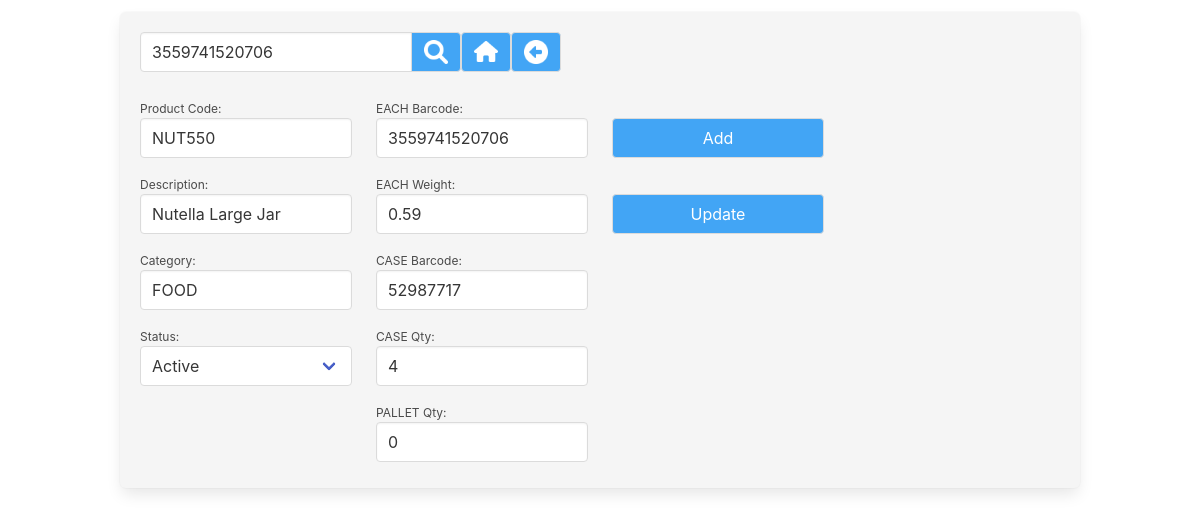
Screenshot of /gv_mgr_products.php?product=3559741520706 (signed in) with the database file from the repository.
### tables this page shows
CREATE TABLE "geb_product" (
	"prod_pkey"	INTEGER PRIMARY KEY AUTOINCREMENT,
	"prod_code"	TEXT,
	"prod_desc"	TEXT,
	"prod_category"	TEXT,
	"prod_each_barcode"	TEXT,
	"prod_each_weight"	TEXT,
	"prod_case_barcode"	TEXT,
	"prod_case_qty"	INTEGER DEFAULT 0,
	"prod_pall_qty"	INTEGER DEFAULT 0,
	"prod_phy_qty"	INTEGER DEFAULT 0,
	"prod_alloc_qty"	INTEGER DEFAULT 0,
	"prod_free_qty"	INTEGER DEFAULT 0,
	"prod_disabled"	INTEGER DEFAULT 0
);

### lib_login.php (called while the page is built, shortened)
<?php
class Login
{
	private $user_is_logged_in = false;
	public function is_session_started()
	{
		if (php_sapi_name() !== 'cli' )
		{
			if ( version_compare(phpversion(), '5.4.0', '>=') )
			{
				return session_status() === PHP_SESSION_ACTIVE ? TRUE : FALSE;
			}
		}
		return FALSE;
	}
	private function loginWithSessionData()
	{
		$this->user_is_logged_in = true;
	}
	public function isUserLoggedIn()
	{
		return $this->user_is_logged_in;
	}
}

### lib_functions.php (called while the page is built, shortened)
<?php
$box_size_str	=	'height:64px;';
function leave_numbers_only($input_string)
{
	return preg_replace('/[^0-9]/', '', trim($input_string));
}
function convert_dec_to_bin_with_padding($dec_value)
{
        $x	=	decbin($dec_value);
        return str_pad($x, 16, '0', STR_PAD_LEFT);
}
function core_acl_cookie_check($cookie_value)
{
	$outcome		=	false;
	$cookie_value	=	leave_numbers_only($cookie_value);
	if ($cookie_value == 1)	{	$outcome = true;	}
	return $outcome;
}
function can_user_access($cookie)
{
	$cookie_array	=	convert_dec_to_bin_with_padding(leave_numbers_only($cookie));
	return core_acl_cookie_check($cookie_array[0]);
}
function can_user_add($cookie)
{
	$cookie_array	=	convert_dec_to_bin_with_padding(leave_numbers_only($cookie));
	return core_acl_cookie_check($cookie_array[2]);
}
function can_user_update($cookie)
{
	$cookie_array	=	convert_dec_to_bin_with_padding(leave_numbers_only($cookie));
	return core_acl_cookie_check($cookie_array[3]);
}

### gv_mgr_products.php (the view, shortened to what this page needs)
<?php
require_once("lib_login.php");
$login = new Login();
if ($login->isUserLoggedIn() == true)
{
	require_once("lib_functions.php");
	if (can_user_access($_SESSION['menu_mgr_prod_add_update']))
	{
		require_once("lib_db_conn.php");
		$product_or_barcode		=	"";
		if (isset($_GET["product"]))
		{
			$product_or_barcode		=	trim($_GET["product"]);
		}
?>
<!DOCTYPE html>
<html lang="en">
<head>
	<link rel="stylesheet" href="css/bulma.css">
	<link rel="stylesheet" href="css/custom.css">
</head>
<body>
<?php
	echo '<div style="height:12px"></div>';
	echo '<section class="section is-paddingless">';
	echo	'<div class="container box has-background-light">';
	$page_form	=	'';
	$page_form	.=	'<form action="gv_mgr_products.php" method="get">';
		$page_form	.=	'<div class="field has-addons">';
			$page_form	.=	'<p class="control">';
			$page_form	.=		'<input class="input" type="text" id="product" name="product" placeholder="Product code" value="' . $product_or_barcode . '">';
			$page_form	.=	'</p>';
			$page_form	.=	'<p class="control">';
			$page_form	.=		'<button class="button manager_class iconSearch" style="width:50px;" type="submit"></button>';
			$page_form	.=	'</p>';
		$page_form	.=	'</div>';
	$page_form	.=	'</form>';
	$page_form	.=	'<p class="control">';
	$menu_link	=	"'index.php'";
	$page_form	.=		'<button class="button manager_class iconHome" style="width:50px;" onClick="open_link(' . $menu_link . ');"></button>';
	$page_form	.=	'</p>';
	$page_form	.=	'<p class="control">';
	$page_form	.=		'<button class="button manager_class iconBackArrow" style="width:50px;" onClick="goBack();"></button>';
	$page_form	.=	'</p>';
	echo '<nav class="level">
		<div class="level-left">
		<div class="level-item">
	' . $page_form . '
		</div>
		</div>
	</nav>';
	try
	{
		$is_barcode	=	false;
		if (is_numeric($product_or_barcode))	{	$is_barcode	=	true;	}
		$sql	=	"
			SELECT
			*
			FROM
			geb_product
			WHERE
		";
		if ($is_barcode)
		{
			$sql	.=	" prod_each_barcode = :iprod_each_bar OR prod_case_barcode = :iprod_case_bar";
		}
		else
		{
			$sql	.=	" prod_code = :iprod_code ";
		}
		$columns_html	=	"";
		$prod_pkey			=	0;
		$prod_code			=	"";
		$prod_desc			=	"";
		$prod_category		=	"";
		$prod_each_barcode	=	"";
		$prod_each_weight	=	"";
		$prod_case_barcode	=	"";
		$prod_case_qty		=	0;
		$prod_pall_qty		=	0;
		$prod_disabled		=	0;
		if ($stmt = $db->prepare($sql))
		{
			if ($is_barcode)
			{
				$stmt->bindValue(':iprod_each_bar',	$product_or_barcode,	PDO::PARAM_STR);
				$stmt->bindValue(':iprod_case_bar',	$product_or_barcode,	PDO::PARAM_STR);
			}
			else
			{
				$stmt->bindValue(':iprod_code',	$product_or_barcode,	PDO::PARAM_STR);
			}
			$stmt->execute();
			while($row = $stmt->fetch(PDO::FETCH_ASSOC))
			{
				$prod_pkey				=	trim($row['prod_pkey']);
				$prod_code				=	trim($row['prod_code']);
				$prod_desc				=	trim($row['prod_desc']);
				$prod_category			=	trim($row['prod_category']);
				$prod_each_barcode		=	trim($row['prod_each_barcode']);
				$prod_each_weight		=	trim($row['prod_each_weight']);
				$prod_case_barcode		=	trim($row['prod_case_barcode']);
				$prod_case_qty			=	trim($row['prod_case_qty']);
				$prod_pall_qty			=	trim($row['prod_pall_qty']);
				$prod_disabled			=	trim($row['prod_disabled']);
			}
			$columns_html	.=	'<div class="columns">';
			$columns_html	.=	'<div class="column is-3">';
			$status_html	=	'<option value="0"';
			if ($prod_disabled == 0)	{	$status_html	.=	' selected';	}
			$status_html	.=	'>Active</option>';
			$status_html	.=	'<option value="1"';
			$status_html	.=	'>Disabled</option>';
			$details_html	=	'
<div class="field" style="'. $box_size_str .'">
	<p class="help">Product Code:</p>
	<div class="control">
		<input id="id_product_code" class="input is-normal" type="text" placeholder="e.g. CLSPMRD" value="'. $prod_code .'" name="id_product_code" required>
	</div>
</div>
<div class="field" style="'. $box_size_str .'">
	<p class="help">Description:</p>
	<div class="control">
		<input id="id_product_description" class="input is-normal" type="text" placeholder="Collection Sports Medium Red" value="'. $prod_desc . '" name="id_product_description">
	</div>
</div>
<div class="field" style="'. $box_size_str .'">
	<p class="help">Category:</p>
	<div class="control">
		<input id="id_product_category" class="input is-normal" type="text" placeholder="GARDENWARE" value="'. $prod_category. '" name="id_product_category">
	</div>
</div>
<div class="field" style="'. $box_size_str .'">
	<p class="help">Status:</p>
	<div class="field is-narrow">
	  <div class="control">
		<div class="select is-fullwidth">
			<select id="id_disabled" name="id_disabled">' . $status_html . '
			</select>
		</div>
	  </div>
	</div>
</div>
';
			$columns_html	.=	$details_html;
			$columns_html	.=	'</div>';
			$columns_html	.=	'<div class="column is-3">';
			$details_html	=	'
<div class="field" style="'. $box_size_str .'">
	<p class="help">EACH Barcode:</p>
	<div class="control">
		<input id="id_each_barcode" class="input is-normal" type="text" placeholder="87341285732154" value="'. $prod_each_barcode .'" name="id_each_barcode">
	</div>
</div>
<div class="field" style="'. $box_size_str .'">
	<p class="help">EACH Weight:	</p>
	<div class="control">
		<input id="id_each_weight" class="input is-normal" type="text" placeholder="4.25" value="'. $prod_each_weight . '" name="id_each_weight">
	</div>
</div>
<div class="field" style="'. $box_size_str .'">
	<p class="help">CASE Barcode:</p>
	<div class="control">
		<input id="id_case_barcode" class="input is-normal" type="text" placeholder="51682361869185" value="'. $prod_case_barcode. '" name="id_case_barcode">
	</div>
</div>
<div class="field" style="'. $box_size_str .'">
	<p class="help">CASE Qty:</p>
	<div class="control">
		<input id="id_case_qty" class="input is-normal" type="text" placeholder="12" value="'. $prod_case_qty. '" name="id_case_qty">
	</div>
</div>
<div class="field" style="'. $box_size_str .'">
	<p class="help">PALLET Qty:</p>
	<div class="control">
		<input id="id_pall_qty" class="input is-normal" type="text" placeholder="144" value="'. $prod_pall_qty. '" name="id_pall_qty">
	</div>
</div>';
			$columns_html	.=	$details_html;
			$details_html	=	"";
			$columns_html	.=	'</div>';
			$columns_html	.=	'<div class="column is-3">';
if (can_user_add($_SESSION['menu_mgr_prod_add_update']))
{
	$details_html	.=	'
	<div class="field" style="'. $box_size_str .'">
		<p class="help">&nbsp;</p>
		<div class="control">
			<button class="button manager_class is-fullwidth"  onclick="add_item();">Add</button>
		</div>
	</div>';
}
if (can_user_update($_SESSION['menu_mgr_prod_add_update']))
{
	$details_html	.=	'
	<div class="field" style="'. $box_size_str .'">
		<p class="help">&nbsp;</p>
		<div class="control">
			<button class="button manager_class is-fullwidth"  onclick="update_item();">Update</button>
		</div>
	</div>';
}
$details_html	.=	'
<div class="field" style="'. $box_size_str .'">
	<p class="help">&nbsp;</p>
	<div class="control">
		<input id="id_hidden" class="input is-normal" type="hidden" value="' . $prod_pkey . '">
	</div>
</div>';
			$columns_html	.=	$details_html;
			$columns_html	.=	'</div>';
			$columns_html	.=	'</div>';
			echo	$columns_html;
		}
		else
		{
			echo "Details Query Failed!";
		}
	}
	catch(PDOException $e)
	{
		print_message(1, $e->getMessage());
	}
	echo '</div>';
echo '</section>';
	}
	else
	{
		include("not_logged_in.php");
	}
}
else
{
    include("not_logged_in.php");
}
?>
</body>
</html>

### css/custom.css (style rules this page uses)
.manager_class { background-color: #42A5F5; color: white; }
.iconBackArrow { background-image: url(../images/icon_back.png); background-repeat: no-repeat; background-position: center; background-size: 24px; }
.iconHome { background-image: url(../images/icon_home.png); background-repeat: no-repeat; background-position: center; background-size: 24px; }
.iconSearch { background-image: url(../images/icon_search.png); background-repeat: no-repeat; background-position: center; background-size: 24px; }

### rows the page displays
geb_product: id_product_code "NUT550", id_product_description "Nutella Large Jar", id_product_category "FOOD", id_disabled "Active", id_each_barcode "3559741520706", id_each_weight "0.59", id_case_barcode "52987717", id_case_qty "4", id_pall_qty "0"
